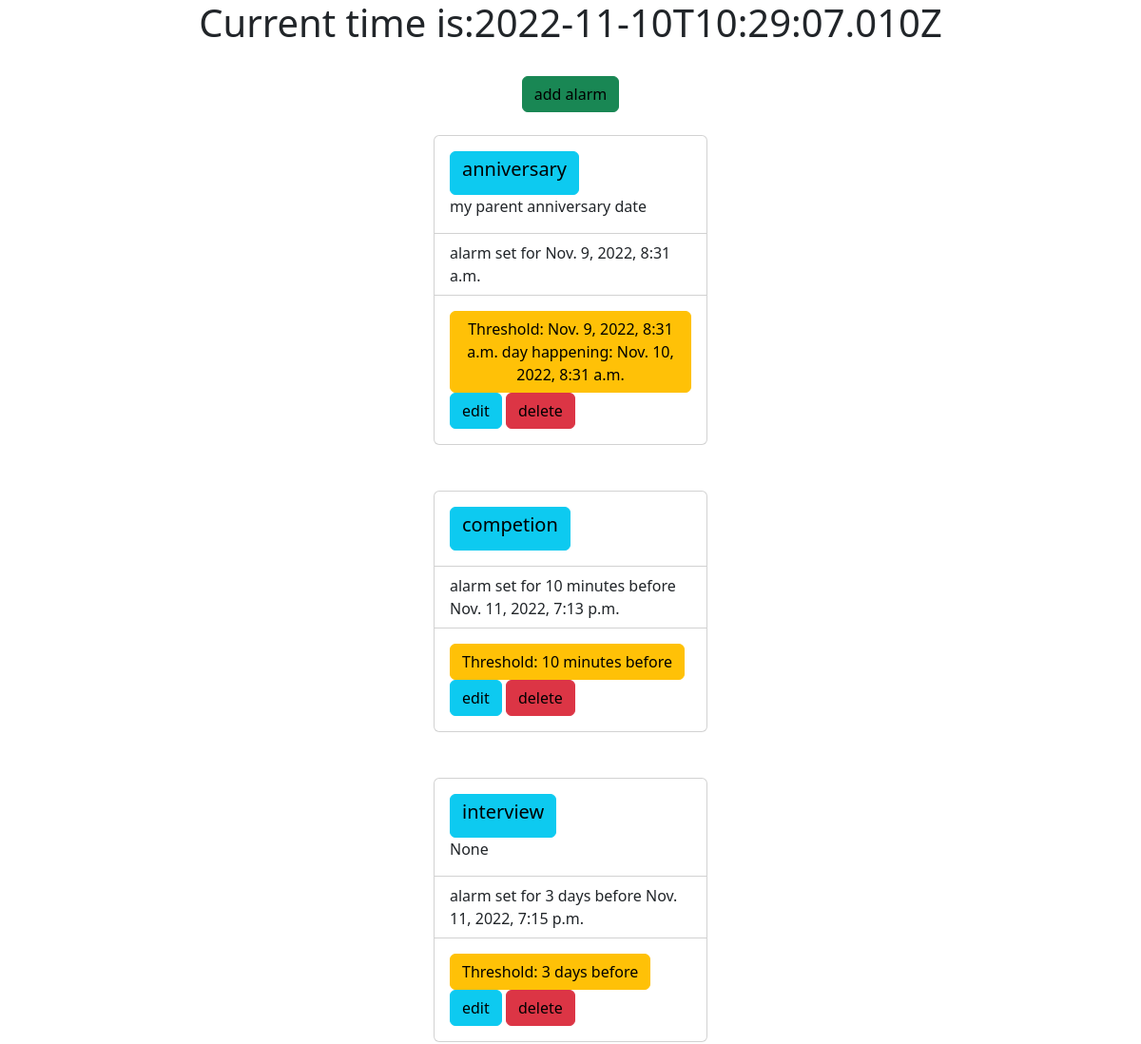
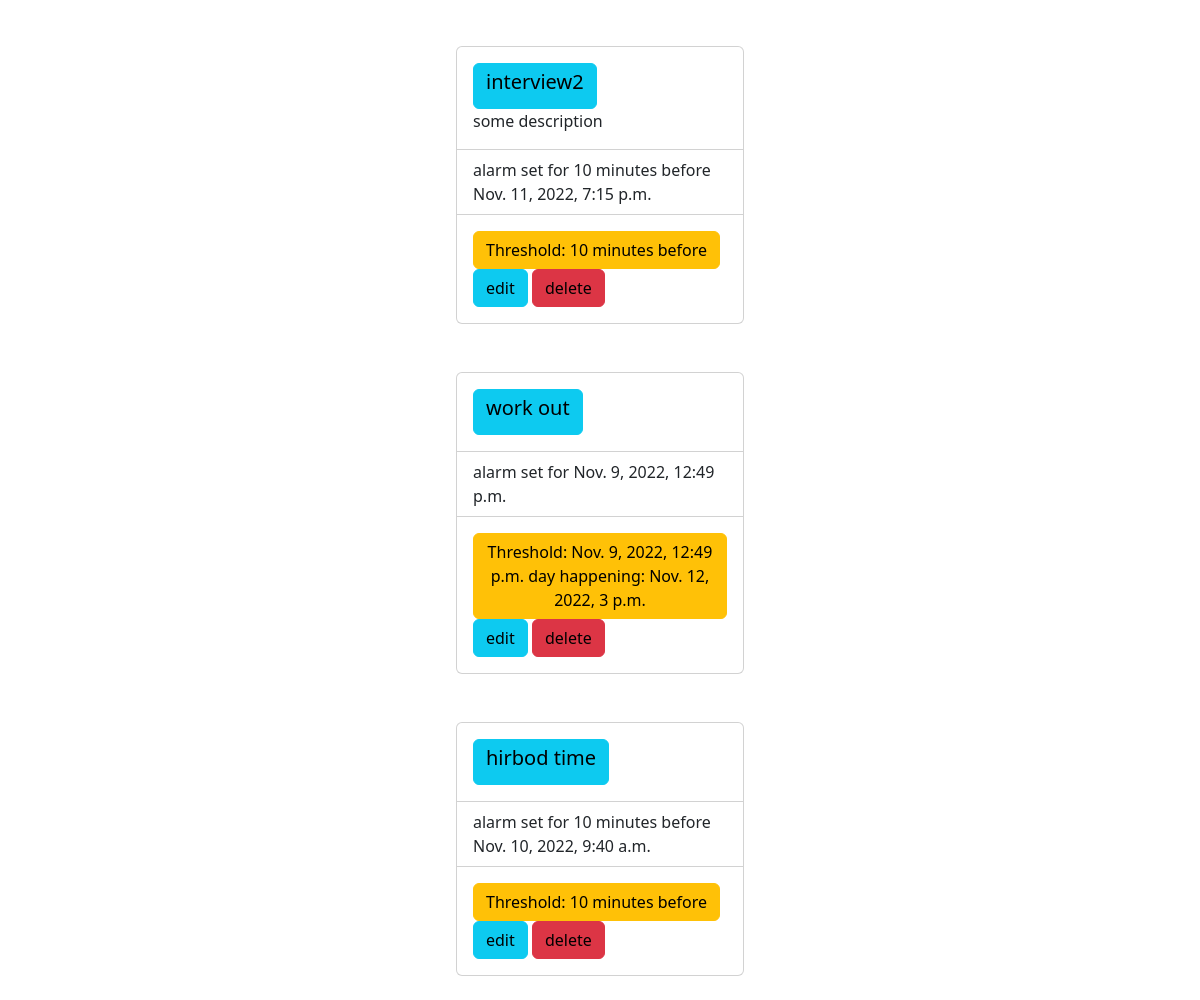
The page / on the database its author committed (2 pictures, top to bottom).
### reminder/models.py (models this page shows, shortened)
class AlarmModel(models.Model):
    title = models.CharField(max_length=50 , unique=True)
    description = models.TextField(max_length=200,blank=True , null=True)
    CreatedAt = models.DateTimeField(auto_now_add=True)
    DayHappening = models.DateTimeField()
    Threshold = models.CharField(max_length=100,choices=ThresHoldPick , default=ThresHoldPick[1][0])
    CustomPick = models.DateTimeField(blank=True , null=True)
    TimesUp = models.BooleanField(default=False)

### reminder/views.py (the view)
# urls.py: path('' , v.HomeView , name="HomeViewName"),
def HomeView(req):
    AlarmModelQuery = AlarmModel.objects.all()
    context = {
        'alarm':AlarmModelQuery
       }
    return render(req , "index.html" , context)

### reminder/context_processors.py (called while the page is built)
def GlobalAlarm(request):
    alarm = AlarmModel.objects.filter(TimesUp=True)
    return {
        "alarms":alarm
        }

### template/index.html (shortened to what this page needs)
{% extends 'base.html' %}
{% block body %}
    <br>
<div class="col d-flex justify-content-center">
    <button type="button" class="btn btn-success">
        <a href="{% url 'CreateViewName' %}" style="text-decoration:none; color: black;" class="card-link">add alarm</a>
    </button>
</div>
{% for a in alarm %}
    <br>
    <div class="col d-flex justify-content-center">
        <div class="card" style="width: 18rem;">
            <div class="card-body">
                <button type="button" class="btn btn-info">
                    <h5 class="card-title">{{ a.title }}</h5>
                </button>
                <p class="card-text">{{ a.description }}</p>
            </div>
              <ul class="list-group list-group-flush">
                <li class="list-group-item">alarm set for
                    {% if not a.Threshold == 'custom pick' %}
                        {{ a.Threshold }} {{ a.DayHappening }}
                    {% endif %}
                    {% if a.CustomPick %}
                        {{ a.CustomPick }}
                    {% endif %}
                    </li>
              </ul>
              <div class="card-body">
                  {% if not a.Threshold == 'custom pick' %}
                      <button type="button" class="btn btn-warning">
                        Threshold: {{ a.Threshold }}
                      </button>
                  {% endif %}
                  {% if a.CustomPick %}
                      <button type="button" class="btn btn-warning">
                        Threshold: {{ a.CustomPick }}
                        day happening: {{ a.DayHappening }}
                      </button>
                  {% endif %}
              <button type="button" class="btn btn-info">
                <a href="{% url 'UpdateViewName' a.pk %}" style="text-decoration:none; color: black;" class="card-link">edit</a>
                  </button>
                <button type="button" class="btn btn-danger">
                    <a href="{% url 'DeleteViewName' a.pk %}" style="text-decoration:none; color: black;" class="card-link">delete</a>
                </button>
              </div>
        </div>
    </div>
    <br>
{% endfor %}
{% endblock body %}

### rows shown on the page
AlarmModel: title "anniversary", description "my parent anniversary date", CustomPick "Nov. 9, 2022, 8:31 a.m.", DayHappening "Nov. 10, 2022, 8:31 a.m."
AlarmModel: title "competion", Threshold "10 minutes before", DayHappening "Nov. 11, 2022, 7:13 p.m."
AlarmModel: title "interview", description "None", Threshold "3 days before", DayHappening "Nov. 11, 2022, 7:15 p.m."
AlarmModel: title "interview2", description "some description", Threshold "10 minutes before", DayHappening "Nov. 11, 2022, 7:15 p.m."
AlarmModel: title "work out", CustomPick "Nov. 9, 2022, 12:49 p.m.", DayHappening "Nov. 12, 2022, 3 p.m."
AlarmModel: title "hirbod time", Threshold "10 minutes before", DayHappening "Nov. 10, 2022, 9:40 a.m."
